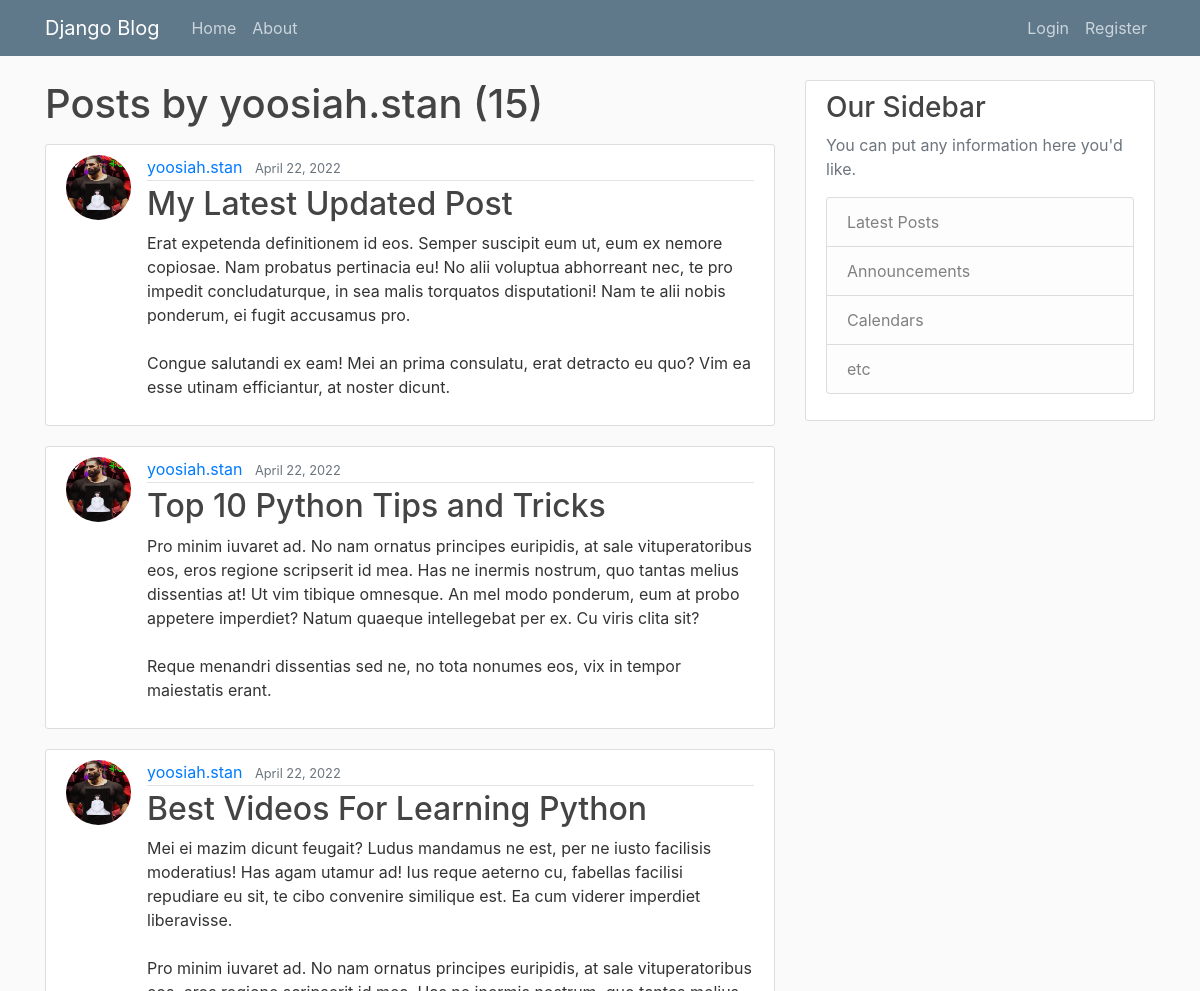
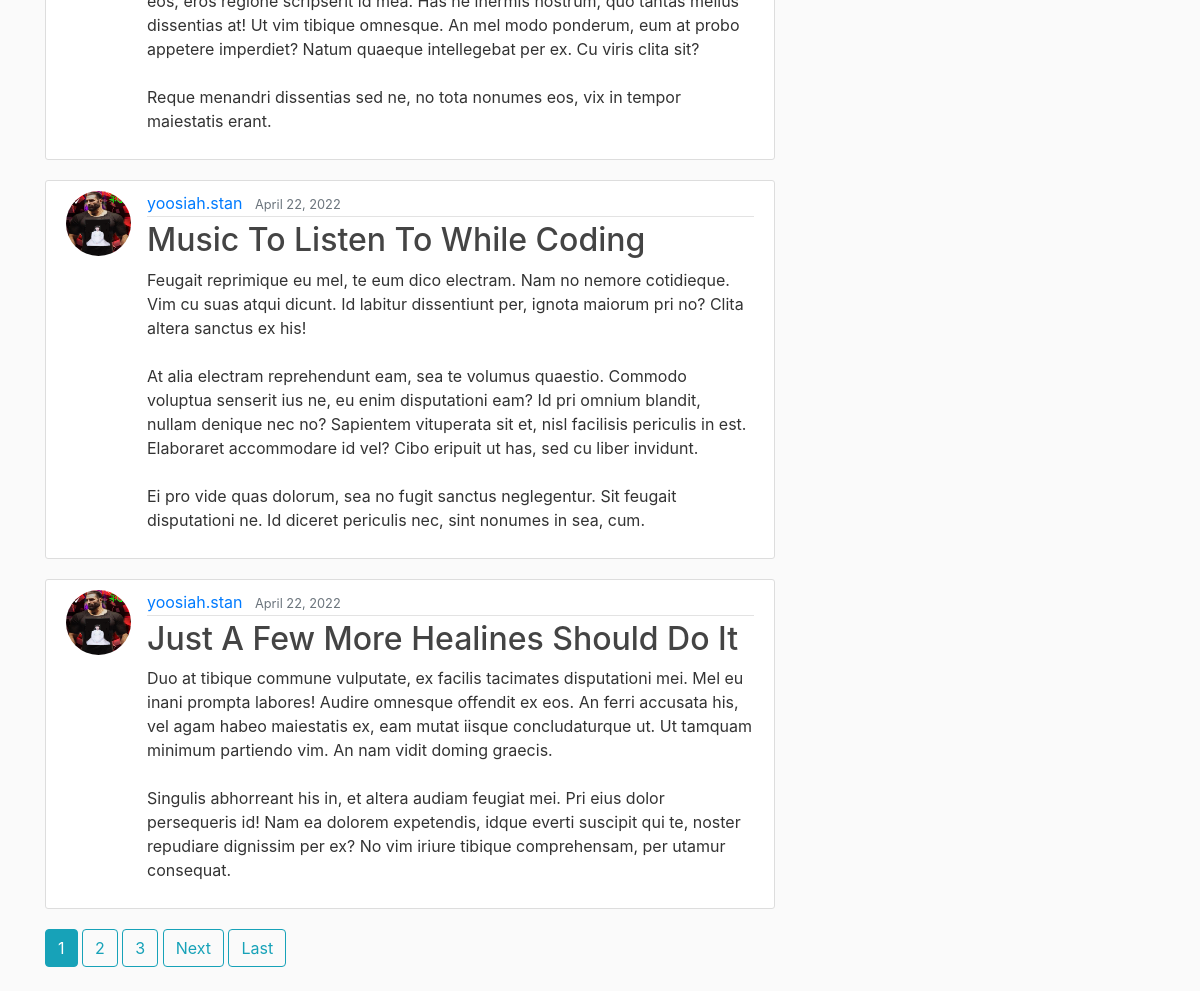
/user/yoosiah.stan, run on the app's committed database (2 pictures, top to bottom).
### blog/models.py (models this page shows, shortened)
class Post(models.Model):
    title = models.CharField(max_length=100)
    content = models.TextField()
    date_posted = models.DateTimeField(default=timezone.now)
    author = models.ForeignKey(User, on_delete=models.CASCADE)

### users/models.py (models this page shows, shortened)
class Profile(models.Model):
    user = models.OneToOneField(User, on_delete=models.CASCADE)
    image = models.ImageField(default='default.jpg', upload_to='profile_pics')

### blog/views.py (the view)
# urls.py: path('user/<str:username>', UserPostListView.as_view(), name='user-posts'),
class UserPostListView(ListView):
    model = Post
    template_name = 'blog/user_posts.html'  # <app>/<model>_<viewtype>.html
    context_object_name = 'posts'
    paginate_by = 5
    def get_queryset(self):
        user = get_object_or_404(User, username=self.kwargs.get('username'))
        return Post.objects.filter(author=user).order_by('-date_posted')

### blog/templates/blog/user_posts.html (shortened to what this page needs)
{% extends "blog/base.html" %}
{% block content %}
    <h1 class="mb-3">Posts by {{ view.kwargs.username }} ({{ page_obj.paginator.count }})</h1>
    {% for post in posts %}
        <article class="media content-section">
          <img class="rounded-circle article-img" src="{{ post.author.profile.image.url }}">
          <div class="media-body">
            <div class="article-metadata">
              <a class="mr-2" href="{% url 'user-posts' post.author.username %}">{{ post.author }}</a>
              <small class="text-muted">{{ post.date_posted|date:"F d, Y" }}</small>
            </div>
            <h2><a class="article-title" href="{% url 'post-detail' post.id %}">{{ post.title }}</a></h2>
            <p class="article-content">{{ post.content }}</p>
          </div>
        </article>
    {% endfor %}
    {% if is_paginated %}
      {% for num in page_obj.paginator.page_range %}
        {% if page_obj.number == num %}
          <a class="btn btn-info mb-4" href="?page={{ num }}">{{ num }}</a>
        {% elif num > page_obj.number|add:'-3' and num < page_obj.number|add:'3' %}
          <a class="btn btn-outline-info mb-4" href="?page={{ num }}">{{ num }}</a>
        {% endif %}
      {% endfor %}
      {% if page_obj.has_next %}
        <a class="btn btn-outline-info mb-4" href="?page={{ page_obj.next_page_number }}">Next</a>
        <a class="btn btn-outline-info mb-4" href="?page={{ page_obj.paginator.num_pages }}">Last</a>
      {% endif %}
    {% endif %}
{% endblock content %}

### blog/static/blog/main.css (style rules this page uses)
body { background: #fafafa; color: #333333; margin-top: 5rem; }
h1, h2, h3, h4, h5, h6 { color: #444444; }
.content-section { background: #ffffff; padding: 10px 20px; border: 1px solid #dddddd; border-radius: 3px; margin-bottom: 20px; }
.article-title { color: #444444; }
.article-content { white-space: pre-line; }
.article-img { height: 65px; width: 65px; margin-right: 16px; }
.article-metadata { padding-bottom: 1px; margin-bottom: 4px; border-bottom: 1px solid #e3e3e3 }

### data on the page
Post: author.profile.image (picture), author "yoosiah.stan", date_posted "April 22, 2022", title "My Latest Updated Post", content "Erat expetenda definitionem id eos. Semper suscipit eum ut, eum ex nemore copiosae. Nam probatus pertinacia eu! No alii voluptua abhorreant nec, te pro impedit concludaturque, in sea malis torquatos disputationi! Nam te alii nobis ponderum, ei fugit accusamus pro. Congue salutandi ex eam! Mei an prima consulatu, erat detracto eu quo? Vim ea esse utinam efficiantur, at noster dicunt."
Post: author.profile.image (picture), author "yoosiah.stan", date_posted "April 22, 2022", title "Top 10 Python Tips and Tricks", content "Pro minim iuvaret ad. No nam ornatus principes euripidis, at sale vituperatoribus eos, eros regione scripserit id mea. Has ne inermis nostrum, quo tantas melius dissentias at! Ut vim tibique omnesque. An mel modo ponderum, eum at probo appetere imperdiet? Natum quaeque intellegebat per ex. Cu viris clita sit? Reque menandri dissentias sed ne, no tota nonumes eos, vix in tempor maiestatis erant."
Post: author.profile.image (picture), author "yoosiah.stan", date_posted "April 22, 2022", title "Best Videos For Learning Python", content "Mei ei mazim dicunt feugait? Ludus mandamus ne est, per ne iusto facilisis moderatius! Has agam utamur ad! Ius reque aeterno cu, fabellas facilisi repudiare eu sit, te cibo convenire similique est. Ea cum viderer imperdiet liberavisse. Pro minim iuvaret ad. No nam ornatus principes euripidis, at sale vituperatoribus eos, eros regione scripserit id mea. Has ne inermis nostrum, quo tantas melius dissentias at! Ut vim tibique omnesque. An mel modo ponderum, eum at probo appetere imperdiet? Natum quaeque intellegebat per ex. Cu viris clita sit? Reque menandri dissentias sed ne, no tota nonumes eos, vix in tempor maiestatis erant."
Post: author.profile.image (picture), author "yoosiah.stan", date_posted "April 22, 2022", title "Music To Listen To While Coding", content "Feugait reprimique eu mel, te eum dico electram. Nam no nemore cotidieque. Vim cu suas atqui dicunt. Id labitur dissentiunt per, ignota maiorum pri no? Clita altera sanctus ex his! At alia electram reprehendunt eam, sea te volumus quaestio. Commodo voluptua senserit ius ne, eu enim disputationi eam? Id pri omnium blandit, nullam denique nec no? Sapientem vituperata sit et, nisl facilisis periculis in est. Elaboraret accommodare id vel? Cibo eripuit ut has, sed cu liber invidunt. Ei pro vide quas dolorum, sea no fugit sanctus neglegentur. Sit feugait disputationi ne. Id diceret periculis nec, sint nonumes in sea, cum."
Post: author.profile.image (picture), author "yoosiah.stan", date_posted "April 22, 2022", title "Just A Few More Healines Should Do It", content "Duo at tibique commune vulputate, ex facilis tacimates disputationi mei. Mel eu inani prompta labores! Audire omnesque offendit ex eos. An ferri accusata his, vel agam habeo maiestatis ex, eam mutat iisque concludaturque ut. Ut tamquam minimum partiendo vim. An nam vidit doming graecis. Singulis abhorreant his in, et altera audiam feugiat mei. Pri eius dolor persequeris id! Nam ea dolorem expetendis, idque everti suscipit qui te, noster repudiare dignissim per ex? No vim iriure tibique comprehensam, per utamur consequat."

### other printed values
{{ view.kwargs.username }} "yoosiah.stan"
{{ page_obj.paginator.count }} "15"
{{ num }} "1"
{{ num }} "2" "3"
